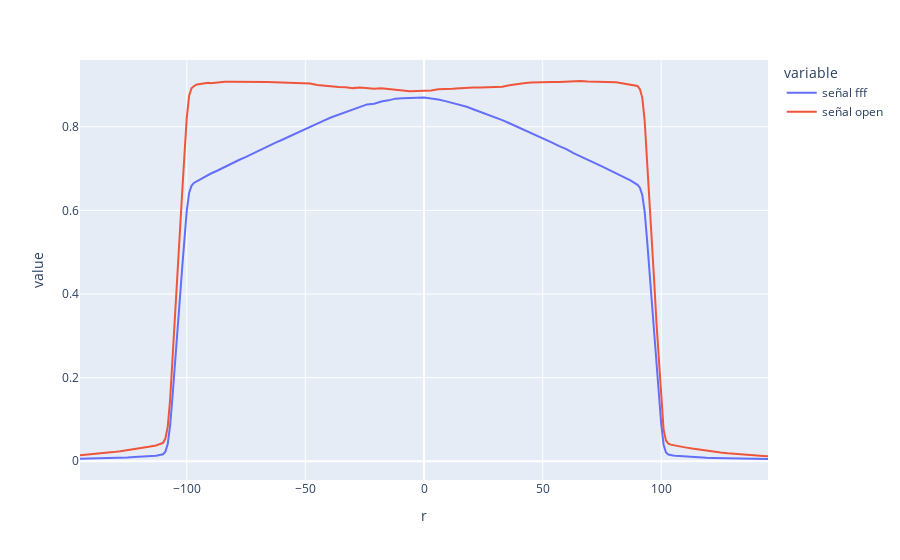

Notebook cell for this chart:
### Code cell
pcropen.merge(pcrFFF).set_index('r')[['señal fff', 'señal open']].plot()
